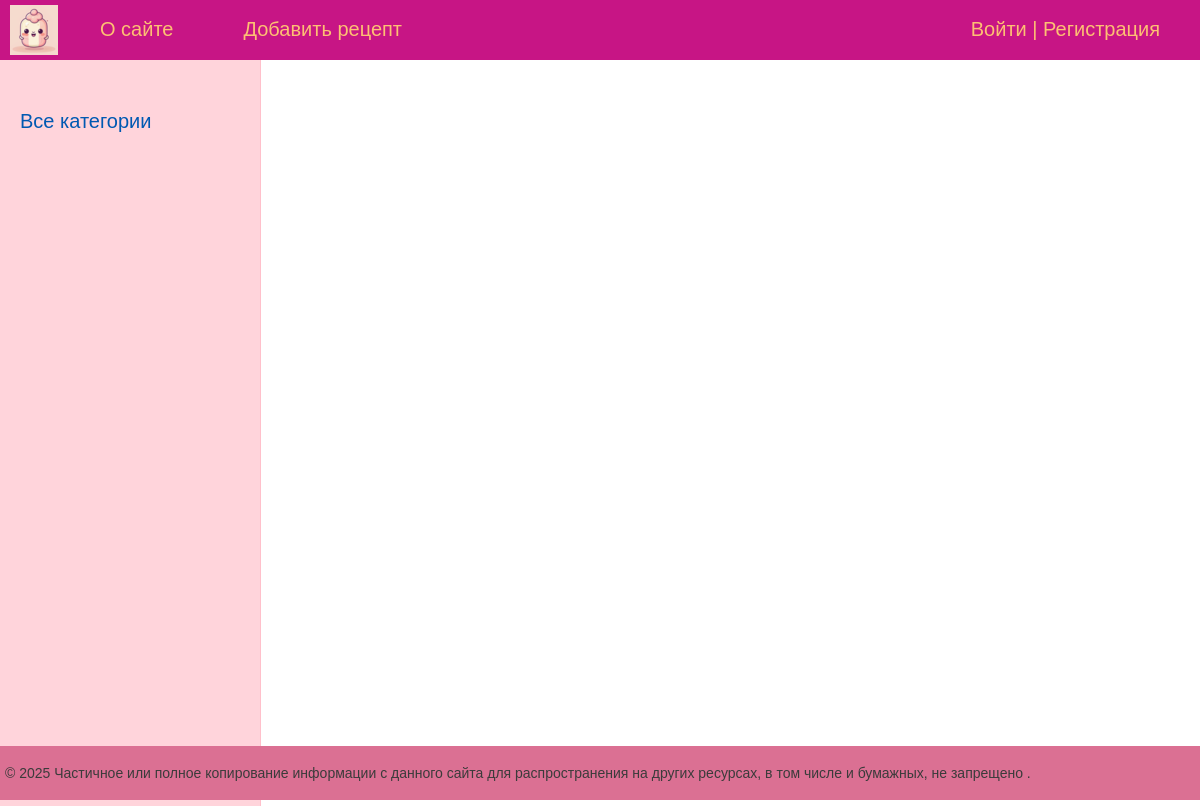
The app's page /, older data.
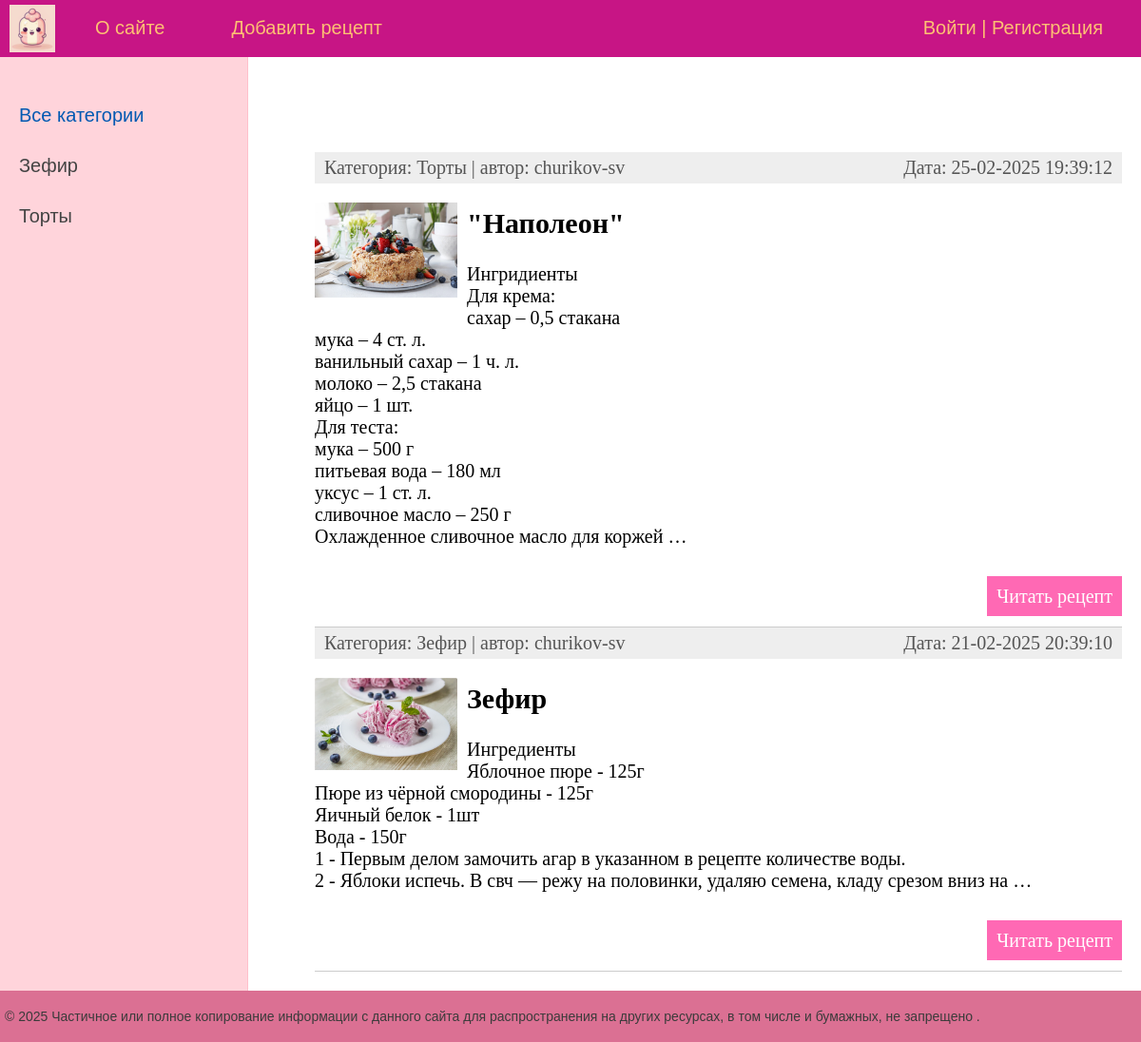
The same page, newer data.
### recipes/models.py (models this page shows, shortened)
class Category(models.Model):
    objects = None
    name = models.CharField(max_length=100, db_index=True, verbose_name='Категория')
    slug = models.SlugField(max_length=255, unique=True, db_index=True)
    class Meta:
        verbose_name = 'Категория'
        verbose_name_plural = 'Категории'
    def get_absolute_url(self):
        return reverse('category', kwargs={'cat_slug': self.slug})

class Recipe(models.Model):
    class Status(models.IntegerChoices):
        DRAFT = 0, 'Черновик'
        PUBLISHED = 1, 'Опубликовано'
    title = models.CharField(max_length=255, verbose_name='Заголовок')
    slug = models.SlugField(
        max_length=255, unique=True, db_index=True, verbose_name='Slug')
    content = models.TextField(blank=True, verbose_name='Текст рецепта')
    photo = models.ImageField(
        upload_to='photos/%Y/%m/%d/', default=None, blank=True, null=True,
        verbose_name='Фото')
    time_create = models.DateTimeField(
        auto_now_add=True, verbose_name='Время создания')
    time_update = models.DateTimeField(
        auto_now=True, verbose_name='Время изменения')
    is_published = models.BooleanField(
        choices=tuple(map(lambda x: (bool(x[0]), x[1]), Status.choices)),
        default=Status.DRAFT, verbose_name='Статус')
    cat = models.ForeignKey(
        'Category', on_delete=models.PROTECT,
        related_name='posts', verbose_name='Категории')
    tags = models.ManyToManyField(
        'TagPost', blank=True, related_name='tags', verbose_name='Теги')
    author = models.ForeignKey(
        get_user_model(), on_delete=models.SET_NULL,
        related_name='posts', null=True, default=None)
    objects = models.Manager()
    published = PublishedManager()
    class Meta:
        verbose_name = 'Рецепт'
        verbose_name_plural = 'Рецепты'
        ordering = ['-time_create']
        indexes = [
            models.Index(fields=['-time_create'])
        ]
    def get_absolute_url(self):
        return reverse('post', kwargs={'post_slug': self.slug})

### recipes/views.py (the view)
# urls.py: path('', views.RecipeHome.as_view(), name='home'),  # http://127.0.0.1:8000
class RecipeHome(DataMixin, ListView):
    template_name = 'recipe/index.html'
    context_object_name = 'posts'
    title_page = 'Главная страница'
    cat_selected = 0
    def get_queryset(self):
        return Recipe.published.all().select_related('cat')

### recipes/models.py (called while the page is built)
    def get_queryset(self):
        return super().get_queryset().filter(
            is_published=Recipe.Status.PUBLISHED)

### recipes/templatetags/recipe_tags.py (called while the page is built)
@register.inclusion_tag('recipe/list_categories.html')
def show_categories(cats_selected=0):
    cats = Category.objects.annotate(
        total=Count('posts')).filter(total__gt=0)
    return {'cats': cats, 'cat_selected': cats_selected}

@register.inclusion_tag('recipe/list_tags.html')
def show_all_tags():
    return {'tags': TagPost.objects.annotate(
        total=Count('tags')).filter(total__gt=0)}

### users/context_processors.py (called while the page is built)
def get_recipe_context(request):
    return {'main_menu': menu}

### recipes/templates/recipe/index.html (shortened to what this page needs)
{% extends 'base.html' %}
{% block content %}
<ul class="list-articles">
	{% for p in posts %}
			<li><div class="article-panel">
	<p class="first">Категория: {{p.cat.name}} | автор:
	{{ p.author.username|default:"неизвестен" }}</p>
	<p class="last">Дата: {{p.time_update|date:"d-m-Y H:i:s"}}</p>
	</div>
{% if p.photo %}
		<p><img class="img-article-left thumb" src="{{p.photo.url}}"></p>
{% endif %}
				<h2>{{p.title}}</h2>
    {% autoescape off %}
	{{p.content|linebreaks|truncatewords:40}}
    {% endautoescape %}
			<p class="link-read-post"><a href="{{ p.get_absolute_url }}">Читать рецепт</a></p>
			</li>
	{% endfor %}
</ul>
{% endblock %}

### templates/base.html (shortened to what this page needs)
{% load static %}
{% load recipe_tags %}
<!DOCTYPE html>
<html>
<head>
	<link type="text/css" href="{% static 'recipe/css/styles.css' %}" rel="stylesheet" />
</head>
<body>
<table class="table-page" border=0 cellpadding="0" cellspacing="0">
<tr><td valign=top>
{% block main_menu %}
		<div class="header">
			<ul id="mainmenu" class="mainmenu">
			<li class="logo"><a href="{% url 'home' %}"><div class="logo"></div></a></li>
{% for m in main_menu %}
	<li><a href="{% url m.url_name %}">{{m.title}}</a></li>
{% endfor %}
{% if user.is_authenticated %}
	<li class="last"> <a href="{% url 'users:login' %}">{{user.username}}</a> | <a href="{% url 'users:logout' %}">Выйти</a></li>
{% else %}
	<li class="last"><a href="{% url 'users:login' %}">Войти</a> | <a href="{% url 'users:register' %}">Регистрация</a></li>
{% endif %}
			</ul>
		</div>
{% endblock main_menu %}
<table class="table-content" border=0 cellpadding="0" cellspacing="0">
<tr>
	<td valign="top" class="left-chapters">
	<ul id="leftchapters">
		{% if cat_selected == 0 %}
		<li class="selected">Все категории</li>
		{% else %}
		<li><a href="{% url 'home' %}">Все категории</a> </li>
		{% endif %}
		{% show_categories cat_selected %}
	</ul>
</td>
<td valign="top" class="content">
	<div class="content-text">
{% block content %}
{% endblock %}
	</div>
</td></tr></table>
</td></tr>
<tr><td valign=top>
	<div id="footer">
		<p>&copy; 2025 Частичное или полное копирование информации с данного сайта для распространения на других ресурсах, в том числе и бумажных, не запрещено .</p>
	</div>
</td></tr></table>
</body>
</html>

### recipes/templates/recipe/list_categories.html
{% for cat in cats %}
    {% if cat.id == cat_selected %}
    <li class="selected">{{cat.name}}</li>
    {% else %}
    <li><a href="{{ cat.get_absolute_url }}">{{cat.name}}</a></li>
    {% endif %}
{% endfor %}

### recipes/static/recipe/css/styles.css (style rules this page uses)
html, body { font-family: 'Arial'; margin: 0; padding: 0; height: 100%; width: 100%; color: #444; }
a { color: #0059b2; text-decoration: none; }
img { max-width: 600px; height: auto; }
img.img-article-left { max-width: 300px; height: auto; float: left; padding: 0 10px 10px 0; }
img.img-article-left.thumb { max-width: 150px; height: auto; }
p.link-read-post { text-align: right; }
p.link-read-post a { padding: 10px; min-width: 100px; background: #ff69b4; color: #fff; text-decoration: none; }
div.article-panel { background: #eee; padding: 5px 10px 5px 10px; box-sizing: border-box; overflow: hidden; color: #555; }
div.article-panel p.first { margin: 0; float: left; }
div.article-panel p.last { margin: 0; float: right; }
ul.list-articles { list-style: none; margin: 0; padding: 0; }
ul.list-articles li { border-bottom: 1px solid #ccc; }
.table-page { width: 100%; height: 100%; vertical-align: top; }
.table-page tr { height: 100%; }
.header { background: #c71585; height: 60px; }
.logo { background: url('../images/logo.png') no-repeat 10px 5px; width: 70px; height: 60px; }
ul.mainmenu { list-style: none; margin: 0; padding: 0; height: 60px; color: #fdc073; font-size: 20px; overflow: hidden; }
ul.mainmenu li { float: left; margin: 18px 40px 0 30px; }
ul.mainmenu li.logo { margin: 0; }
ul.mainmenu li.last { float: right; }
ul.mainmenu li a { color: #fdc073; text-decoration: none; }
.table-content { width: 100%; min-height: 100%; height: 100%; }
.left-chapters { margin: 0; background: rgba(255, 192, 203, 0.68); border-right: 1px solid rgb(255, 192, 203); }
.left-chapters ul { width: 230px; margin: 0; padding: 20px 10px 10px 20px; list-style: none; font-size: 20px; }
.left-chapters ul li { margin: 30px 0 0 0; color: rgba(255, 192, 203, 0.84); }
.left-chapters ul li.selected { color: #0059b2; }
.left-chapters ul li a { color: #444; text-decoration: none; }
.content { padding: 40px 20px 20px 40px; width: 100%; box-sizing: border-box; }
.content-text { margin: 60px 0 0 30px; color: #000; font-size: 20px; font-family: Yandex Sans Display Light; }
#footer { box-sizing: border-box; background: rgb(219, 112, 147); padding: 5px; color: #3b3b3b; font-size: 14px; font-family: Verdana, Geneva, Arial, Helvetica; text-align: left; overflow: hidden; }

Row changes from the older to the newer data that the page shows:
added Category: name "Зефир"
added Category: name "Торты"
added Recipe: cat.name "Торты", author.username "churikov-sv", time_update "25-02-2025 19:39:12", photo (picture), title "\"Наполеон\"", content "Ингридиенты Для крема: сахар – 0,5 стакана мука – 4 ст. л. ванильный сахар – 1 ч. л. молоко – 2,5 стакана яйцо – 1 шт. Для теста: мука – 500 г питьевая вода – 180 мл уксус – 1 ст. л. сливочное масло – 250 г Охлажденное сливочное масло для коржей …"
added Recipe: cat.name "Зефир", author.username "churikov-sv", time_update "21-02-2025 20:39:10", photo (picture), title "Зефир", content "Ингредиенты Яблочное пюре - 125г Пюре из чёрной смородины - 125г Яичный белок - 1шт Вода - 150г 1 - Первым делом замочить агар в указанном в рецепте количестве воды. 2 - Яблоки испечь. В свч — режу на половинки, удаляю семена, кладу срезом вниз на …"
